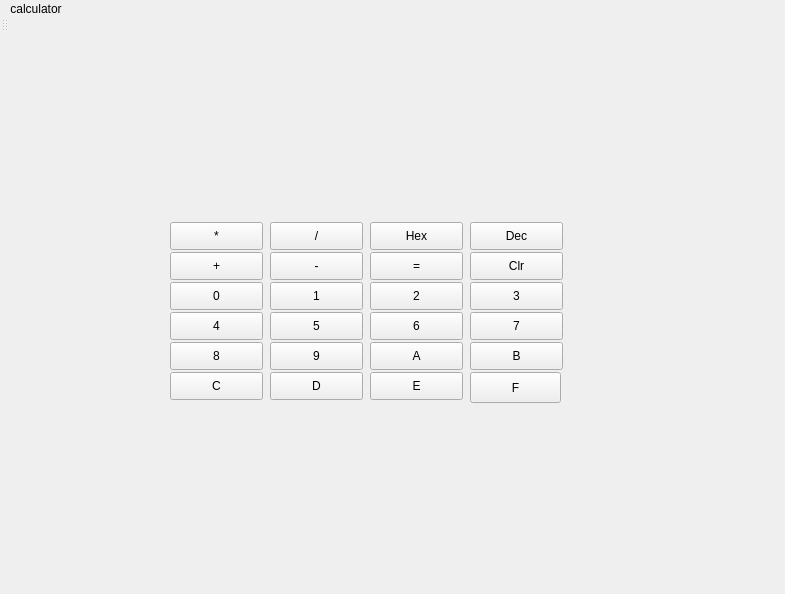
<?xml version="1.0" encoding="UTF-8"?>
<ui version="4.0">
 <class>MainWindow</class>
 <widget class="QMainWindow" name="MainWindow">
  <property name="geometry">
   <rect>
    <x>0</x>
    <y>0</y>
    <width>785</width>
    <height>594</height>
   </rect>
  </property>
  <property name="windowTitle">
   <string>MainWindow</string>
  </property>
  <property name="styleSheet">
   <string notr="true">border-color: rgb(0, 0, 0);</string>
  </property>
  <widget class="QWidget" name="centralWidget">
   <widget class="QPushButton" name="Fbutton">
    <property name="geometry">
     <rect>
      <x>470</x>
      <y>340</y>
      <width>91</width>
      <height>31</height>
     </rect>
    </property>
    <property name="text">
     <string>F</string>
    </property>
   </widget>
   <widget class="QPushButton" name="div">
    <property name="geometry">
     <rect>
      <x>270</x>
      <y>190</y>
      <width>93</width>
      <height>28</height>
     </rect>
    </property>
    <property name="text">
     <string>/</string>
    </property>
   </widget>
   <widget class="QPushButton" name="equ">
    <property name="geometry">
     <rect>
      <x>370</x>
      <y>220</y>
      <width>93</width>
      <height>28</height>
     </rect>
    </property>
    <property name="autoFillBackground">
     <bool>true</bool>
    </property>
    <property name="text">
     <string>=</string>
    </property>
   </widget>
   <widget class="QPushButton" name="sum">
    <property name="geometry">
     <rect>
      <x>170</x>
      <y>220</y>
      <width>93</width>
      <height>28</height>
     </rect>
    </property>
    <property name="text">
     <string>+</string>
    </property>
   </widget>
   <widget class="QPushButton" name="zero">
    <property name="geometry">
     <rect>
      <x>170</x>
      <y>250</y>
      <width>93</width>
      <height>28</height>
     </rect>
    </property>
    <property name="text">
     <string>0</string>
    </property>
   </widget>
   <widget class="QPushButton" name="hex">
    <property name="geometry">
     <rect>
      <x>370</x>
      <y>190</y>
      <width>93</width>
      <height>28</height>
     </rect>
    </property>
    <property name="text">
     <string>Hex</string>
    </property>
   </widget>
   <widget class="QPushButton" name="sub">
    <property name="geometry">
     <rect>
      <x>270</x>
      <y>220</y>
      <width>93</width>
      <height>28</height>
     </rect>
    </property>
    <property name="text">
     <string>-</string>
    </property>
   </widget>
   <widget class="QPushButton" name="one">
    <property name="geometry">
     <rect>
      <x>270</x>
      <y>250</y>
      <width>93</width>
      <height>28</height>
     </rect>
    </property>
    <property name="text">
     <string>1</string>
    </property>
   </widget>
   <widget class="QPushButton" name="two">
    <property name="geometry">
     <rect>
      <x>370</x>
      <y>250</y>
      <width>93</width>
      <height>28</height>
     </rect>
    </property>
    <property name="text">
     <string>2</string>
    </property>
   </widget>
   <widget class="QPushButton" name="four">
    <property name="geometry">
     <rect>
      <x>170</x>
      <y>280</y>
      <width>93</width>
      <height>28</height>
     </rect>
    </property>
    <property name="text">
     <string>4</string>
    </property>
   </widget>
   <widget class="QPushButton" name="mult">
    <property name="geometry">
     <rect>
      <x>170</x>
      <y>190</y>
      <width>93</width>
      <height>28</height>
     </rect>
    </property>
    <property name="text">
     <string>*</string>
    </property>
   </widget>
   <widget class="QPushButton" name="five">
    <property name="geometry">
     <rect>
      <x>270</x>
      <y>280</y>
      <width>93</width>
      <height>28</height>
     </rect>
    </property>
    <property name="text">
     <string>5</string>
    </property>
   </widget>
   <widget class="QPushButton" name="nine">
    <property name="geometry">
     <rect>
      <x>270</x>
      <y>310</y>
      <width>93</width>
      <height>28</height>
     </rect>
    </property>
    <property name="text">
     <string>9</string>
    </property>
   </widget>
   <widget class="QPushButton" name="Abutton">
    <property name="geometry">
     <rect>
      <x>370</x>
      <y>310</y>
      <width>93</width>
      <height>28</height>
     </rect>
    </property>
    <property name="text">
     <string>A</string>
    </property>
   </widget>
   <widget class="QPushButton" name="clear">
    <property name="geometry">
     <rect>
      <x>470</x>
      <y>220</y>
      <width>93</width>
      <height>28</height>
     </rect>
    </property>
    <property name="text">
     <string>Clr</string>
    </property>
   </widget>
   <widget class="QPushButton" name="seven">
    <property name="geometry">
     <rect>
      <x>470</x>
      <y>280</y>
      <width>93</width>
      <height>28</height>
     </rect>
    </property>
    <property name="text">
     <string>7</string>
    </property>
   </widget>
   <widget class="QPushButton" name="three">
    <property name="geometry">
     <rect>
      <x>470</x>
      <y>250</y>
      <width>93</width>
      <height>28</height>
     </rect>
    </property>
    <property name="text">
     <string>3</string>
    </property>
   </widget>
   <widget class="QPushButton" name="eight">
    <property name="geometry">
     <rect>
      <x>170</x>
      <y>310</y>
      <width>93</width>
      <height>28</height>
     </rect>
    </property>
    <property name="text">
     <string>8</string>
    </property>
   </widget>
   <widget class="QPushButton" name="dec">
    <property name="geometry">
     <rect>
      <x>470</x>
      <y>190</y>
      <width>93</width>
      <height>28</height>
     </rect>
    </property>
    <property name="text">
     <string>Dec</string>
    </property>
   </widget>
   <widget class="QPushButton" name="six">
    <property name="geometry">
     <rect>
      <x>370</x>
      <y>280</y>
      <width>93</width>
      <height>28</height>
     </rect>
    </property>
    <property name="text">
     <string>6</string>
    </property>
   </widget>
   <widget class="QPushButton" name="Bbutton">
    <property name="geometry">
     <rect>
      <x>470</x>
      <y>310</y>
      <width>93</width>
      <height>28</height>
     </rect>
    </property>
    <property name="text">
     <string>B</string>
    </property>
   </widget>
   <widget class="QPushButton" name="Cbutton">
    <property name="geometry">
     <rect>
      <x>170</x>
      <y>340</y>
      <width>93</width>
      <height>28</height>
     </rect>
    </property>
    <property name="text">
     <string>C</string>
    </property>
   </widget>
   <widget class="QPushButton" name="Dbutton">
    <property name="geometry">
     <rect>
      <x>270</x>
      <y>340</y>
      <width>93</width>
      <height>28</height>
     </rect>
    </property>
    <property name="text">
     <string>D</string>
    </property>
   </widget>
   <widget class="QPushButton" name="Ebutton">
    <property name="geometry">
     <rect>
      <x>370</x>
      <y>340</y>
      <width>93</width>
      <height>28</height>
     </rect>
    </property>
    <property name="text">
     <string>E</string>
    </property>
   </widget>
   <widget class="QLabel" name="label">
    <property name="geometry">
     <rect>
      <x>174</x>
      <y>150</y>
      <width>391</width>
      <height>41</height>
     </rect>
    </property>
    <property name="text">
     <string/>
    </property>
   </widget>
   <zorder>label</zorder>
   <zorder>Fbutton</zorder>
   <zorder>div</zorder>
   <zorder>equ</zorder>
   <zorder>sum</zorder>
   <zorder>zero</zorder>
   <zorder>hex</zorder>
   <zorder>sub</zorder>
   <zorder>one</zorder>
   <zorder>two</zorder>
   <zorder>four</zorder>
   <zorder>mult</zorder>
   <zorder>five</zorder>
   <zorder>nine</zorder>
   <zorder>Abutton</zorder>
   <zorder>clear</zorder>
   <zorder>seven</zorder>
   <zorder>three</zorder>
   <zorder>eight</zorder>
   <zorder>dec</zorder>
   <zorder>six</zorder>
   <zorder>Bbutton</zorder>
   <zorder>Cbutton</zorder>
   <zorder>Dbutton</zorder>
   <zorder>Ebutton</zorder>
  </widget>
  <widget class="QMenuBar" name="menuBar">
   <property name="geometry">
    <rect>
     <x>0</x>
     <y>0</y>
     <width>785</width>
     <height>26</height>
    </rect>
   </property>
   <widget class="QMenu" name="menucalculator">
    <property name="title">
     <string>calculator</string>
    </property>
   </widget>
   <addaction name="menucalculator"/>
  </widget>
  <widget class="QToolBar" name="mainToolBar">
   <attribute name="toolBarArea">
    <enum>TopToolBarArea</enum>
   </attribute>
   <attribute name="toolBarBreak">
    <bool>false</bool>
   </attribute>
  </widget>
  <widget class="QStatusBar" name="statusBar"/>
 </widget>
 <layoutdefault spacing="6" margin="11"/>
 <resources/>
 <connections/>
</ui>
